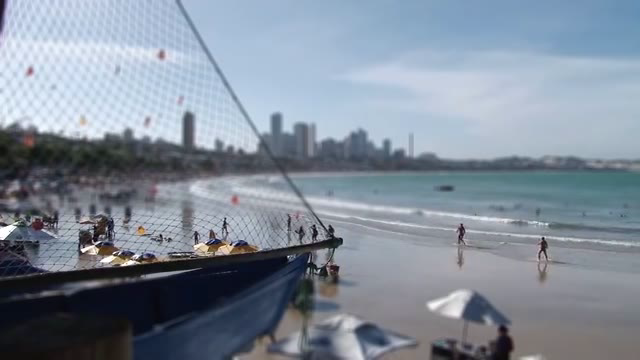
//> input picture frame 4 of exercises_images/stopmotion.mp4, 640 x 360 px
$ ./tiltshiftvideo ../exercises_images/stopmotion.mp4   (built with g++ and OpenCV 4)
//> lines starting //> are read from the running program, lines starting //| are printed output that depends on the picture
#include <iostream>
#include <cstdio>
#include <opencv2/opencv.hpp>
#include <cmath>

cv::Mat image1, image1_borrada, img_ponder, img_ponder_negativo, imagem_renderizada;

double x0 = 0; // center of the weighted filter image
int x0_slider;
const int x0_slider_max = 100;

double band = 0; // band size
int band_slider;
const int band_slider_max = 100;

double coef = 0; // d parameter
int coef_slider;
const int coef_slider_max = 100;


float alpha(float domain_point,float x0, float b,float d){
  float l1 = x0 - b;
  float l2 = x0 + b;
  float y = 0.5*(tanhf((domain_point-x0-l1)/d)-tanhf((domain_point-x0-l2)/d));
  return y;
}

void montar_imagem(){
  cv::Mat canais_imagem_original[3];
  cv::split(image1.clone(),canais_imagem_original);

  cv::Mat canais_imagem_blur[3];
  cv::split(image1_borrada.clone(),canais_imagem_blur);

  cv::Mat canais_produto_original[3];
  cv::Mat canais_produto_blur[3];

  cv::Mat canal_convertido_original, produto_nao_convertido_original;
  cv::Mat canal_convertido_blur, produto_nao_convertido_blur;

  for(int iterador=0;iterador<3;iterador++){
    canais_imagem_original[iterador].convertTo(canal_convertido_original,CV_32F);
    cv::multiply(canal_convertido_original,img_ponder,produto_nao_convertido_original);
    produto_nao_convertido_original.convertTo(canais_produto_original[iterador],CV_8UC3);

    canais_imagem_blur[iterador].convertTo(canal_convertido_blur,CV_32F);
    cv::multiply(canal_convertido_blur,img_ponder_negativo,produto_nao_convertido_blur);
    produto_nao_convertido_blur.convertTo(canais_produto_blur[iterador],CV_8UC3);
  }

  cv::Mat a_imagem_processada;
  cv::Mat a_imagem_blur;

  cv::merge(canais_produto_original,3,a_imagem_processada);
  cv::merge(canais_produto_blur,3,a_imagem_blur);
  imagem_renderizada = a_imagem_blur + a_imagem_processada;

}

void gerar_imagem_ponderacao(cv::Mat &imagem_ponder){
  int rows, cols;
  cols = imagem_ponder.cols;
  rows = imagem_ponder.rows;
  for(int i=0; i<rows; i++){
    for(int j=0; j<cols; j++){
      imagem_ponder.at<float>(i,j) = alpha(i,x0*rows/2, band*rows/2,coef*50+1);
    }
  }
  img_ponder_negativo = cv::Mat::ones(rows,cols,CV_32F)- imagem_ponder;

  imshow("Weight Matrix",imagem_ponder);
  imshow("Negative Weight Matrix", img_ponder_negativo);

  montar_imagem();
}

void on_x0_trackbar(int, void *){
  x0 = (double) x0_slider/x0_slider_max;
  gerar_imagem_ponderacao(img_ponder);
  imshow("Tiltshift Screen", imagem_renderizada);
}

void on_band_trackbar(int, void *){
  band = (double) band_slider/band_slider_max;
  gerar_imagem_ponderacao(img_ponder);
  imshow("Tiltshift Screen", imagem_renderizada);
}

void on_coef_trackbar(int, void *){
  coef = (double) coef_slider/coef_slider_max;
  gerar_imagem_ponderacao(img_ponder);
  imshow("Tiltshift Screen", imagem_renderizada);
}


int main(int argvc, char** argv){

    cv::Mat frame;
    int frame_counter = 0;

    std::cout<<argv[1];
    cv::VideoCapture cap(argv[1]);

    if (!cap.isOpened()){
        std::cout<<"Error opening video stream \n";
        return -1;
    }

    std::cout<<"\n existem "<<cap.get(cv::CAP_PROP_FRAME_COUNT)<<" frames no video \n";

    cap >> image1;
//> image1 is the input picture: 360 rows x 640 cols, CV_8UC3; mean B, G, R 153.5, 140.1, 129.4

    int width1, height1;


    //show dimensions
    width1  = image1.cols;
//> width1 = 640
    height1 = image1.rows;
//> height1 = 360

    img_ponder = cv::Mat(height1,width1,CV_32F);

    // vamos borrar a imagem
    cv::GaussianBlur(image1,image1_borrada,cv::Size(5,5),10.0,10.0);

    // a partir daqui cria-se a janela
    cv::namedWindow("Tiltshift Screen");

    char TrackbarName[50];

    std::sprintf(TrackbarName, "center x %d :", x0_slider_max);
    cv::createTrackbar(TrackbarName,"Tiltshift Screen", &x0_slider, x0_slider_max, on_x0_trackbar);
    on_x0_trackbar(x0_slider,0);
//> after the loop in gerar_imagem_ponderacao, `for(int i=0; i<rows; i++)`: imagem_ponder: 360 rows x 640 cols, CV_32FC1; every value is 0
//> in montar_imagem, `cv::split(image1.clone(),canais_imagem_original);`:
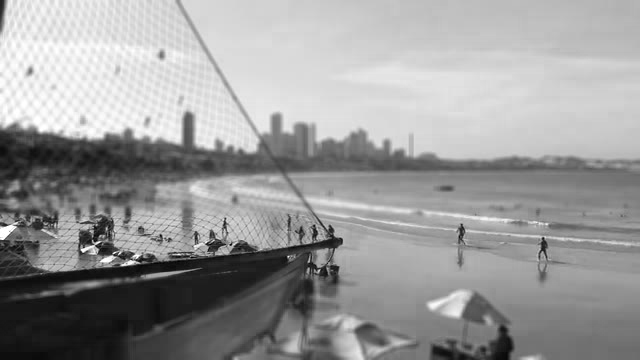
//> canais_imagem_original[0]: 360 rows x 640 cols, CV_8UC1; min 0, max 255, mean 153.5
//> in montar_imagem, `cv::split(image1.clone(),canais_imagem_original);`:
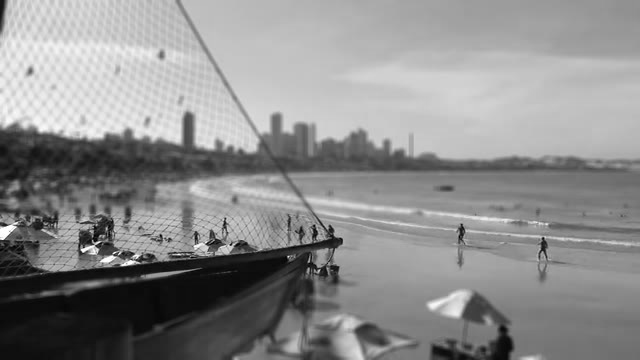
//> canais_imagem_original[1]: 360 rows x 640 cols, CV_8UC1; min 0, max 255, mean 140.1
//> after the loop in montar_imagem, `for(int iterador=0;iterador<3;iterador++)`: img_ponder_negativo: 360 rows x 640 cols, CV_32FC1; every value is 1
//> in montar_imagem, `cv::merge(canais_produto_original,3,a_imagem_processada);`: a_imagem_processada: 360 rows x 640 cols, CV_8UC3; every value is 0

    std::sprintf(TrackbarName, "band x %d :", band_slider_max);
    cv::createTrackbar(TrackbarName,"Tiltshift Screen", &band_slider, band_slider_max, on_band_trackbar);
    on_band_trackbar(band_slider,0);

    std::sprintf(TrackbarName, "coef x %d :", coef_slider_max);
    cv::createTrackbar(TrackbarName,"Tiltshift Screen", &coef_slider, coef_slider_max, on_coef_trackbar);
    on_coef_trackbar(coef_slider,0);


    char key;
    key = (char)cv::waitKey(0);
//> the space key is pressed
    cv::destroyAllWindows();

    // Define the codec and create VideoWriter object.The output is stored in 'outcpp.avi' file.
	  cv::VideoWriter video("./exercises_images/stopmotion.mp4",CV_FOURCC('M','J','P','G'),10, cv::Size(cap.get(CV_CAP_PROP_FRAME_WIDTH),cap.get(CV_CAP_PROP_FRAME_HEIGHT)));


    while(1){
        frame_counter = frame_counter + 1;

        std::cout<<"frame_counter = "<<frame_counter<<std::endl;

        cap >> frame;
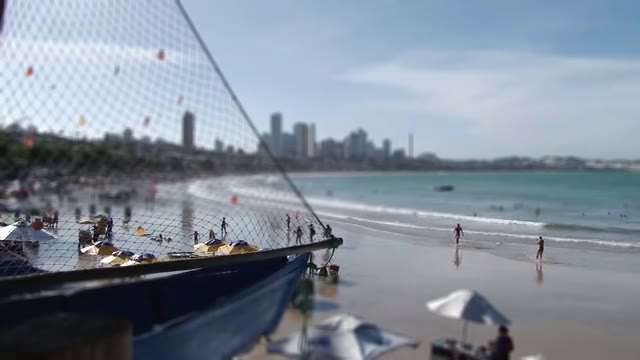
//> input picture frame 5 of exercises_images/stopmotion.mp4, 640 x 360 px
//> frame is the input picture: 360 rows x 640 cols, CV_8UC3; mean B, G, R 153.7, 140.2, 129.5
        cap >> image1;
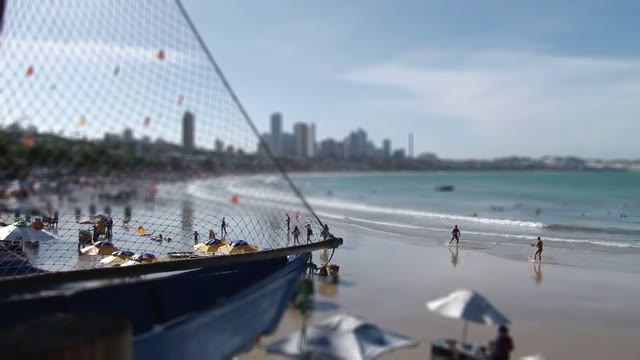
//> input picture frame 6 of exercises_images/stopmotion.mp4, 640 x 360 px
//> image1 is the input picture: 360 rows x 640 cols, CV_8UC3; mean B, G, R 153.4, 140.1, 129.2

        if(frame.empty()){
            std::cout<<"frame empty"<<std::endl;
            break;
        }

        cv::GaussianBlur(image1,image1_borrada,cv::Size(5,5),10.0,10.0);
        gerar_imagem_ponderacao(img_ponder);
//> in montar_imagem (call 4), `cv::split(image1_borrada.clone(),canais_imagem_blur);`:
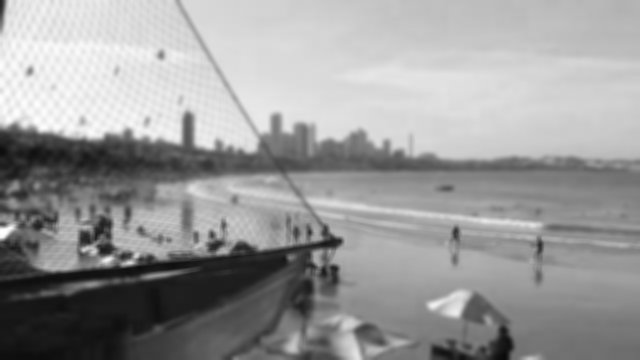
//> canais_imagem_blur[0]: 360 rows x 640 cols, CV_8UC1; min 10, max 254, mean 153.4
//> in montar_imagem (call 4), `cv::split(image1_borrada.clone(),canais_imagem_blur);`:
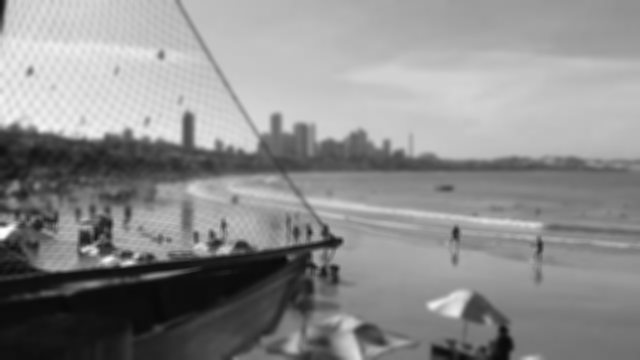
//> canais_imagem_blur[1]: 360 rows x 640 cols, CV_8UC1; min 8, max 254, mean 140.1
//> in montar_imagem (call 4), `cv::split(image1_borrada.clone(),canais_imagem_blur);`:
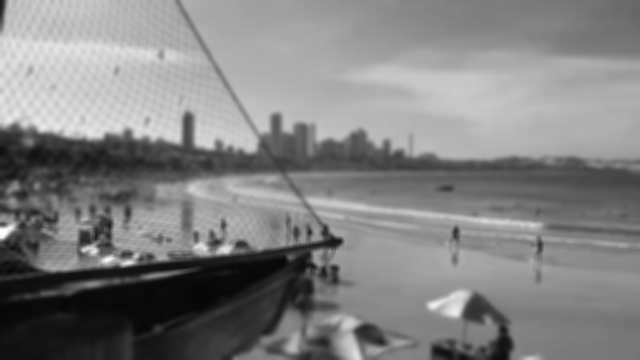
//> canais_imagem_blur[2]: 360 rows x 640 cols, CV_8UC1; min 6, max 255, mean 129.2


        if (frame_counter%4==0){
            cv::imshow("Frame",imagem_renderizada);

            // Write the frame into the file 'outcpp.avi'
            video.write(imagem_renderizada);
        }
        char c = (char)cv::waitKey(25);
//> the Esc key is pressed
        if(c==27)
            break;
    }
    std::cout<<"Video Processing Finished!"<<std::endl;

    cap.release();
    video.release();

    cv::destroyAllWindows();

  return 0;
}

$ run again, starting later in the video
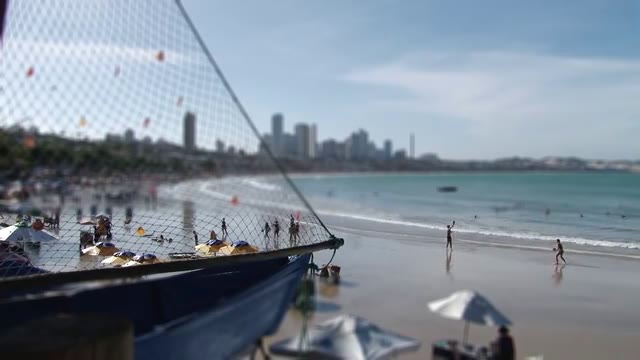
//> input picture frame 20 of exercises_images/stopmotion.mp4, 640 x 360 px
//> image1 is the input picture: 360 rows x 640 cols, CV_8UC3; mean B, G, R 151.8, 138.8, 127.4
//> a_imagem_processada: 360 rows x 640 cols, CV_8UC3; every value is 0
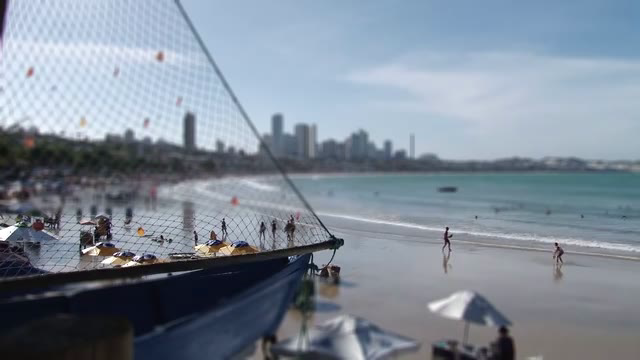
//> input picture frame 22 of exercises_images/stopmotion.mp4, 640 x 360 px
//> image1 is the input picture: 360 rows x 640 cols, CV_8UC3; mean B, G, R 152.1, 138.7, 127.5
//> in montar_imagem (call 4), `cv::split(image1_borrada.clone(),canais_imagem_blur);`:
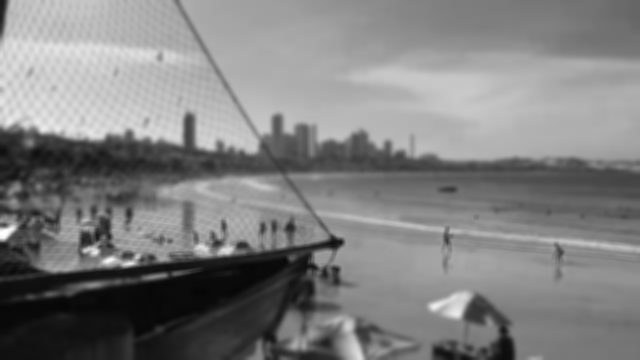
//> canais_imagem_blur[2]: 360 rows x 640 cols, CV_8UC1; min 6, max 255, mean 127.5

$ run again, starting later in the video
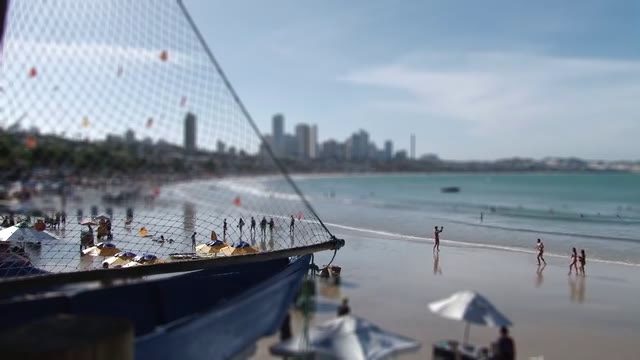
//> input picture frame 36 of exercises_images/stopmotion.mp4, 640 x 360 px
//> image1 is the input picture: 360 rows x 640 cols, CV_8UC3; mean B, G, R 151.5, 138, 126.9
//> a_imagem_processada: 360 rows x 640 cols, CV_8UC3; every value is 0
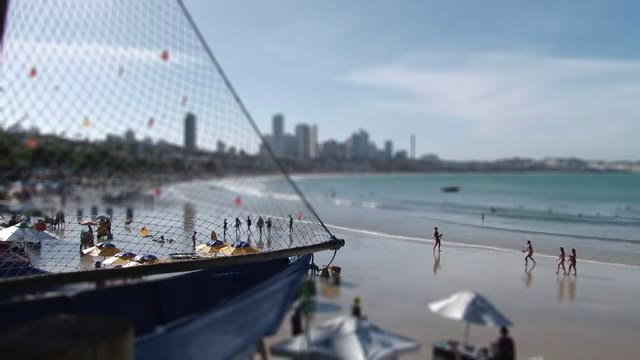
//> input picture frame 38 of exercises_images/stopmotion.mp4, 640 x 360 px
//> image1 is the input picture: 360 rows x 640 cols, CV_8UC3; mean B, G, R 151.1, 137.8, 126.4
//> in montar_imagem (call 4), `cv::split(image1.clone(),canais_imagem_original);`:
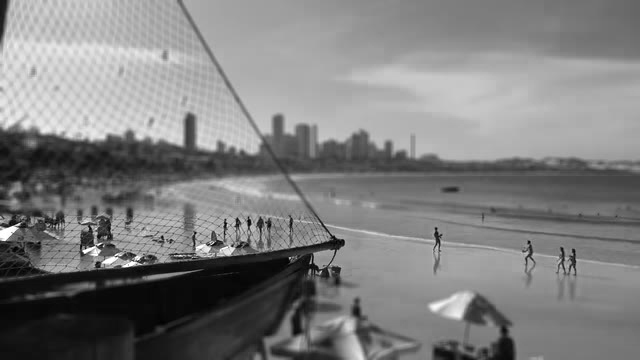
//> canais_imagem_original[2]: 360 rows x 640 cols, CV_8UC1; min 0, max 255, mean 126.4
